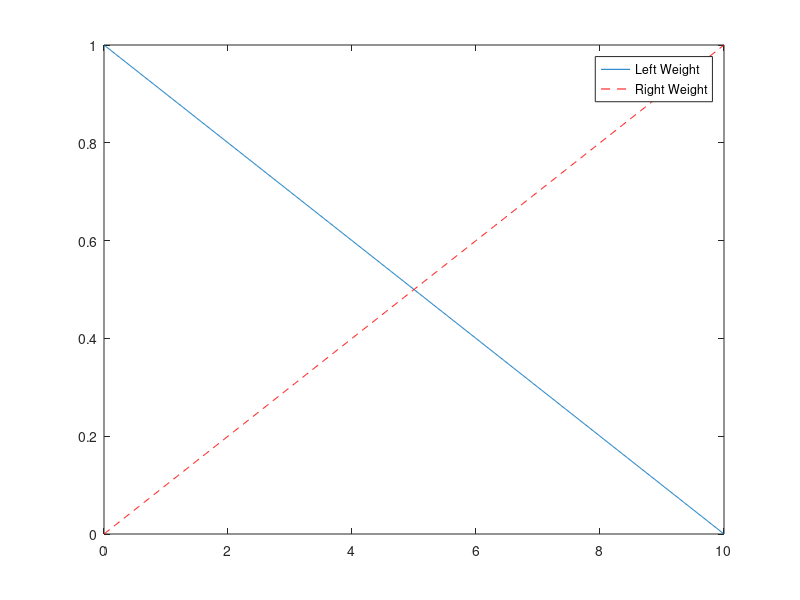
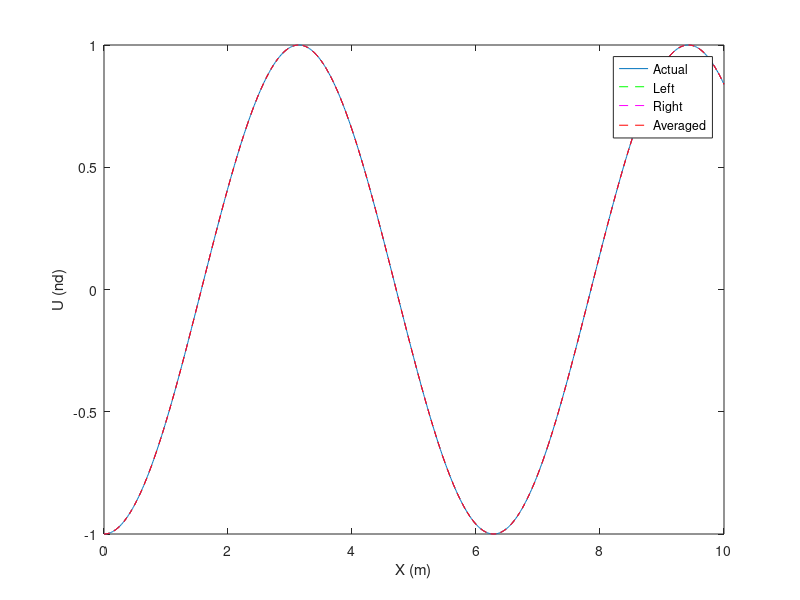

These charts were generated, in order, by the following MATLAB code:
function nonlinear_fdm()

clear
clc
close all

%%% u'' - u' + u^2 = c^2(x) - s(x) + c(x) = f(x)

%%% u'' = ( u(i+1) - 2*u(i) + u(i-1) )/dx^2

%%% u' =  ( u(i+1) - u(i-1) ) / (2*dx) - left and right boundary conditions

%%% f(i) = f(x(i))

%%% Discretize the bar
N = 1000;
L = 10; 

x_vec = linspace(0,L,N);
dx = x_vec(2) - x_vec(1);

%%%Actual Solution
u_actual = -cos(x_vec);
uprime_actual = sin(x_vec);

%%%% Integrate the equations from the left using the left boundary
%%%% condition
zL_approx = [0*u_actual;0*u_actual];
zL_approx(:,1) = [u_actual(1);uprime_actual(1)];

for idx = 1:length(x_vec)-1
   %%% z(i+1) = z(i) + zprime(i)*dx;
   zi = zL_approx(:,idx);
   xi = x_vec(idx);
   k1 = derivs(zi,xi);
   k2 = derivs(zi+k1*dx/2,xi+dx/2);
   k3 = derivs(zi+k2*dx/2,xi+dx/2);
   k4 = derivs(zi+k3*dx,xi+dx);
   phi = (1/6)*(k1+2*k2+2*k3+k4);
   zL_approx(:,idx+1) = zi + phi*dx;
end
uL_approx = zL_approx(1,:);

%%% Integrate from the right using the right boundary conditions
zR_approx = [0*u_actual;0*u_actual];
zR_approx(:,end) = [u_actual(end);uprime_actual(end)];

for idx = length(x_vec):-1:2
   %%% z(i-1) = z(i) - zprime(i)*dx;
   zi = zR_approx(:,idx);
   xi = x_vec(idx);
   k1 = derivs(zi,xi);
   k2 = derivs(zi-k1*dx/2,xi-dx/2);
   k3 = derivs(zi-k2*dx/2,xi-dx/2);
   k4 = derivs(zi-k3*dx,xi-dx);
   phi = (1/6)*(k1+2*k2+2*k3+k4);
   zR_approx(:,idx-1) = zi - phi*dx;
end
uR_approx = zR_approx(1,:);

%%% Average them together using a weighted average
weightL = 1-(x_vec/L);
weightR = 1-weightL;
figure();
plot(x_vec,weightL)
hold on
plot(x_vec,weightR,'r--')
legend('Left Weight','Right Weight')
u_approx = weightL.* uL_approx + weightR.* uR_approx; %%% perfect average

%%%

figure()
plot(x_vec,u_actual)
hold on
plot(x_vec,uL_approx,'g--')
plot(x_vec,uR_approx,'m--')
plot(x_vec,u_approx,'r--')
xlabel('X (m)')
ylabel('U (nd)')
legend('Actual','Left','Right','Averaged')

function zprime = derivs(z,x)

%%% z = [u,u']
u = z(1);
uprime = z(2);

%%% z' = [u',u'']
%%% z' = [u',f(x) + u' - u^2]

zprime = [uprime;f(x) + uprime - u^2];

function out = f(x)

out = (cos(x)).^2 - sin(x) + cos(x);
